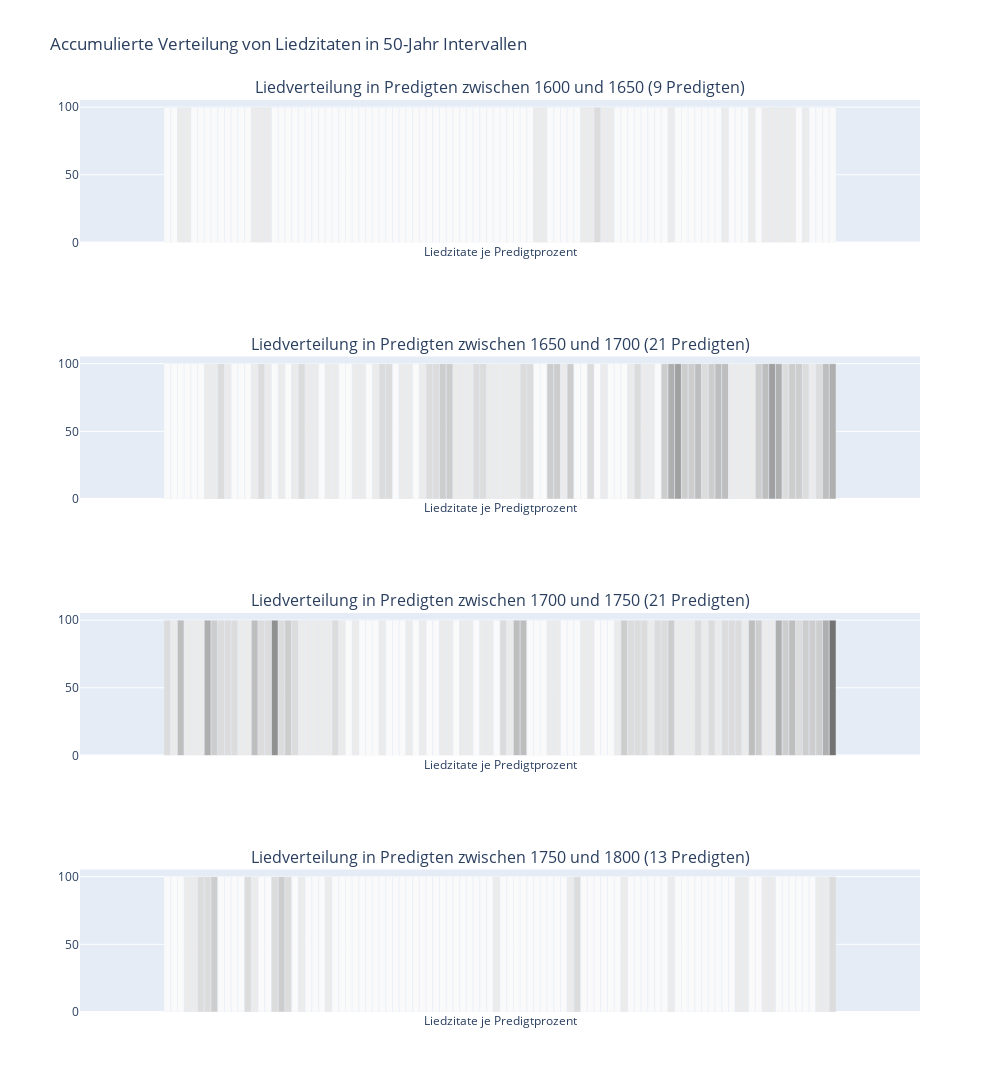

Here is the notebook cell this chart was saved with:
### Code cell
# Create subplots
fig = make_subplots(rows=len(figs_50), 
                    cols=1, 
                    subplot_titles=[f"Liedverteilung in Predigten zwischen {1600 + (i*50)} und {1600+(i*50)+50} ({len(sermons_grouped_50[i])} Predigten)" for i in range(len(figs_50))])

# Add traces from each figure to the subplots
for i, fig_item in enumerate(figs_50):
    for trace in fig_item.data:
        fig.add_trace(trace, row=i+1, col=1)

# Update layout
fig.update_layout(height=1200, width=1000, showlegend = False)
fig.update_layout(title_text="Accumulierte Verteilung von Liedzitaten in 50-Jahr Intervallen")

# Show the figure
fig.show()
